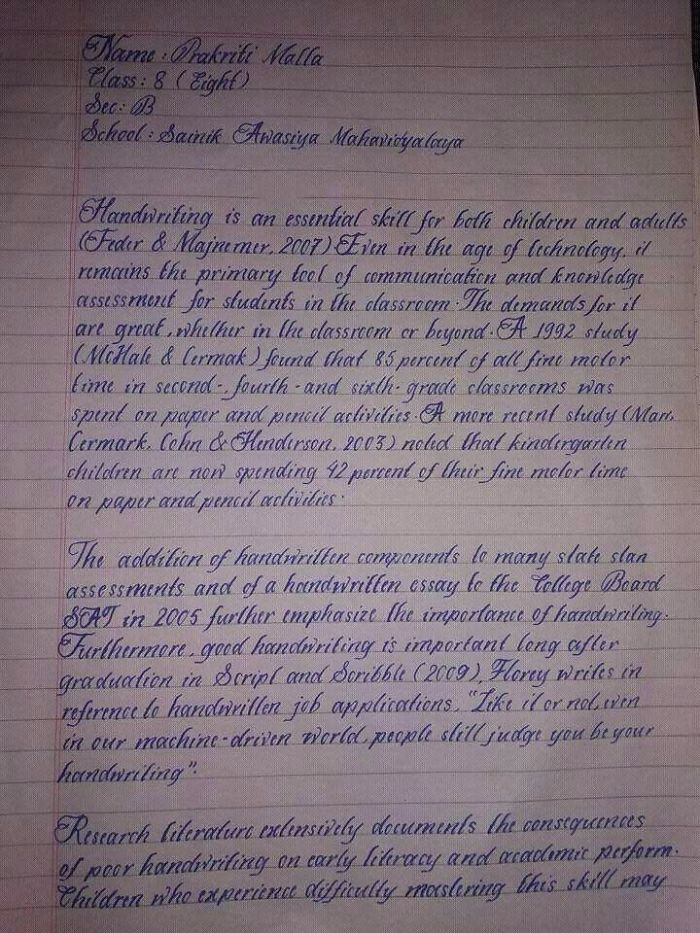
#> input picture backend/handwriting.jpg, 700 x 933 px
$ python handwriting_extractor.py
#> lines starting #> are read from the running program, lines starting #| are printed output that depends on the picture; after the words box and inside, x2 and y2 are one past the last pixel; in counts of white or black regions, pixels touching at a corner belong together
import cv2
import numpy as np
import json
import base64
import requests
from dotenv import load_dotenv
import os

load_dotenv()
API_KEY = os.getenv("GOOGLE_API_KEY")


def extract_strokes(image_path):
#> called with image_path = 'handwriting.jpg'
    img = cv2.imread(image_path)
#> img is the input picture: shape (933, 700, 3); mean B, G, R 122.7, 113.4, 126.4
    gray = cv2.cvtColor(img, cv2.COLOR_BGR2GRAY)
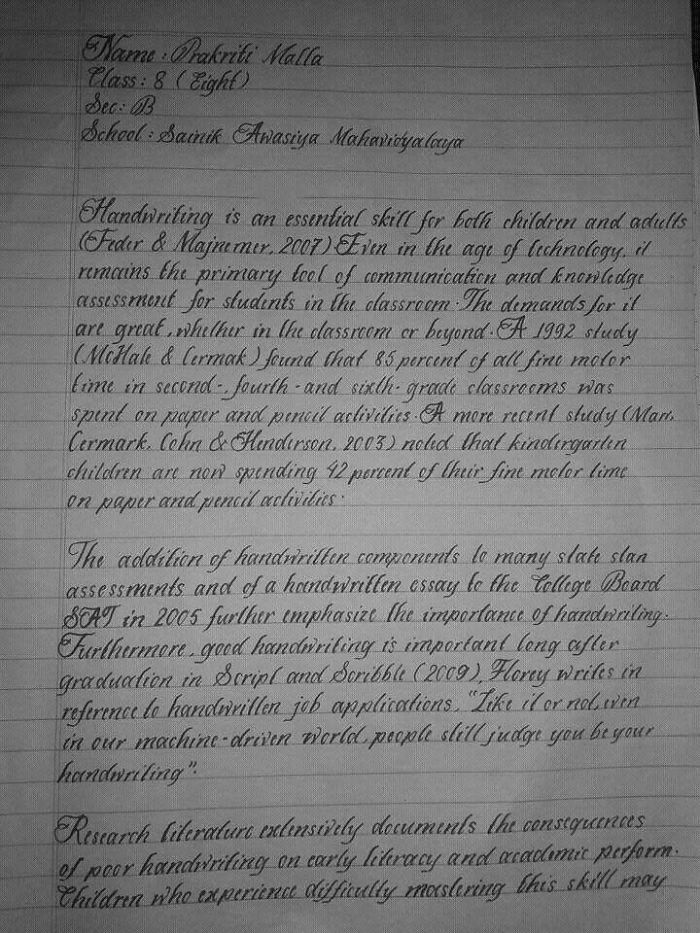
#> gray: shape (933, 700); min 0, max 253, mean 118.4
    _, binary = cv2.threshold(gray, 127, 255, cv2.THRESH_BINARY_INV)
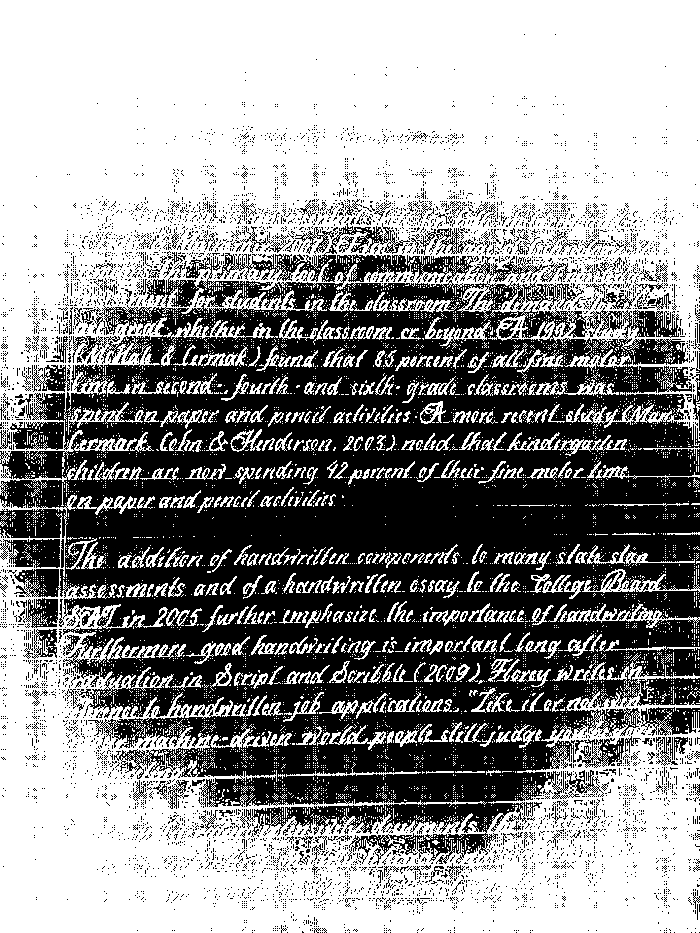
#> binary: shape (933, 700); 57.2% white; 5719 black regions (5540 under 20 px)
    contours, _ = cv2.findContours(binary, cv2.RETR_EXTERNAL, cv2.CHAIN_APPROX_NONE)
#> contours = 4673 contours, 4320 with area under 20; largest, box (x1, y1, x2, y2) and area: (0, 0, 700, 499) 231231, (0, 495, 700, 933) 130052, (582, 569, 700, 593) 772, (566, 603, 700, 628) 755, (373, 292, 460, 313) 575

    return [[(int(x), int(y)) for [[x, y]] in cnt] for cnt in contours]


def detect_text(image_path):
    with open(image_path, "rb") as img_file:
        img_base64 = base64.b64encode(img_file.read()).decode()

    url = f"https://vision.googleapis.com/v1/images:annotate?key={config.GOOGLE_VISION_API_KEY}"
    payload = {
        "requests": [{
            "image": {"content": img_base64},
            "features": [{"type": "DOCUMENT_TEXT_DETECTION"}]
        }]
    }

    response = requests.post(url, json=payload).json()

    if 'responses' not in response:
        print("Error from Vision API:", response)
        return []  # Return empty if failed

    annotations = response['responses'][0].get('fullTextAnnotation', {})
    boxes = []

    for page in annotations.get('pages', []):
        for block in page['blocks']:
            for paragraph in block['paragraphs']:
                for word in paragraph['words']:
                    text = ''.join([s['text'] for s in word['symbols']])
                    vertices = word['boundingBox']['vertices']
                    x_min = min(v.get('x', 0) for v in vertices)
                    y_min = min(v.get('y', 0) for v in vertices)
                    x_max = max(v.get('x', 0) for v in vertices)
                    y_max = max(v.get('y', 0) for v in vertices)
                    boxes.append({'char': text, 'box': (x_min, y_min, x_max, y_max)})

    return boxes


def get_stroke_center(stroke):
    xs = [x for x, y in stroke]
    ys = [y for x, y in stroke]
    return (sum(xs) // len(xs), sum(ys) // len(ys))


def is_point_in_box(point, box):
    x, y = point
    x_min, y_min, x_max, y_max = box
    return x_min <= x <= x_max and y_min <= y <= y_max


def label_strokes(image_path):
    strokes = extract_strokes(image_path)
#> strokes = 4673 items
    char_boxes = detect_text(image_path)

    labeled_data = []

    for char_info in char_boxes:
        char_strokes = []
        for stroke in strokes:
            center = get_stroke_center(stroke)
            if is_point_in_box(center, char_info['box']):
                char_strokes.append(stroke)

        labeled_data.append({
            'char': char_info['char'],
            'strokes': char_strokes
        })

    return labeled_data


if __name__ == "__main__":
    img_path = "handwriting.jpg"  # Your image file
#> (the run stopped early here; a loop or call above may not have finished)
